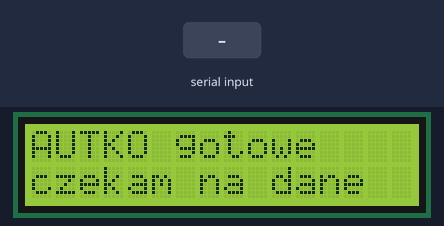
The sketch below on a simulated ESP32. Shown: 16×2 character LCD. Inputs (shaded band) come from the test bench. What the sketch prints to the serial monitor is not drawn.

Above: at 1.2 s.
1.3 s: "1\n" received over Serial
At 2.3 s:
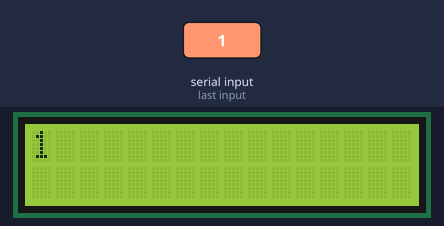
2.8 s: "0\n" received over Serial
At 3.4 s:
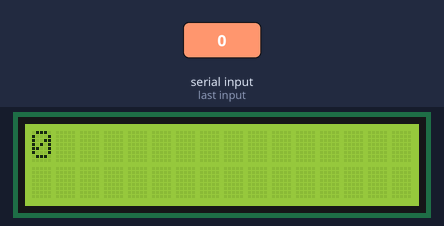
4.3 s: "2\n" received over Serial
At 4.6 s:
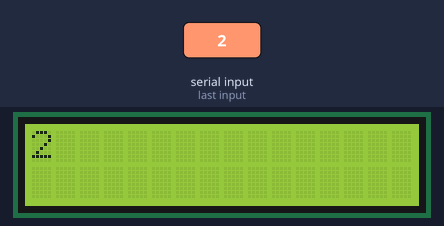
Timing chart, 0 to 7.3 s (numbered marks = the images above; inputs shaded):
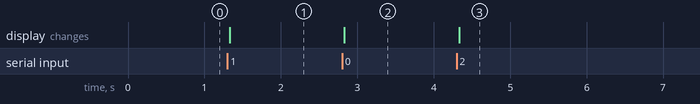

Measured:
- after the input at 1.3 s, the display: changes at once (image 1)
- after the input at 2.8 s, the display: changes at once (image 2)
- after the input at 4.3 s, the display: changes at once (image 3)

The sketch:

arduino-komunikacja.ino
```cpp
// Błażej Pawluk
// plik testowy komunikacji przez UART z ESP32-CAM, a następnie do strony internetowej z interfejsem użytkownika

// połączenie z ESP32-CAM (przez 2-kierunkowy konwerter poziomów):
// D0 (RX) - IO14
// D1 (TX) - IO13

// co 0,2s wysyła linię z danymi (iteracja przez zbiór 5 losowych zbiorów danych)
// otrzymane informacje wyświetlane tylko na LCD

// wysyłane dane:
//    D:<enL>,<enR>,<sonar>,<ax>,<ay>,<az>,<gx>,<gy>,<gz>
//    jednostki: enkodery: liczba impulsów, sonar: cm, akcelerometr: g, żyroskop: stopnie/s

// odbierane dane:
//    C:M,<L>,<R> - prędkości silników [-255,255] - ujemna to do tyłu)
//    C:S,<angle> - kąt serwa [45,135]
//    C:TRIG      - wysłanie sygnału TRIG z sonaru

#include <Wire.h>
#include <LiquidCrystal_I2C.h>

// konfiguracja UART
const unsigned long BAUD = 38400;
const unsigned long SEND_INTERVAL = 200; // 200ms

// konfiguracja LCD
const uint8_t LCD_ADDR = 0x27;
const uint8_t LCD_COLS = 16;
const uint8_t LCD_ROWS = 2;
LiquidCrystal_I2C lcd(LCD_ADDR, LCD_COLS, LCD_ROWS);

// dane
struct Data {
  int enL, enR;
  int sonar;
  float ax, ay, az;
  float gx, gy, gz;
};

const Data TEST_DATA[5] = { // dane testowe, które będą iterowane (wygenerowane)
  //  encL encR sonar    ax     ay     az      gx     gy     gz
  {      0,   0,  120,  0.00,  0.00,  1.00,   0.0,   0.0,   0.0 },  // stoi
  {     25,  25,   95,  0.12,  0.01,  0.99,   0.5,  -0.3,   0.1 },  // rusza
  {     60,  62,   60,  0.20, -0.02,  0.98,   1.2,   0.4,  -0.8 },  // jedzie prosto
  {     90,  70,   35,  0.05,  0.15,  1.02,   2.0,  -1.5,  12.5 },  // skręca
  {     90,  70,   15, -0.30,  0.00,  0.97,  -0.7,   3.1,   0.2 }   // hamuje przed przeszkodą
};
const uint8_t TEST_COUNT = 5;
uint8_t testIndex = 0;

// odbieranie danych
const uint8_t RX_BUF_SIZE = 64;
char rxBuf[RX_BUF_SIZE];
uint8_t rxLen;
char lastShown[RX_BUF_SIZE];

// wyswietlanie na LCD
void showOnLCD(const char* text) {
  // pomija zapis takiego samego tekstu
  if (strcmp(text, lastShown) == 0) return;

  // lastShown = text
  strncpy(lastShown, text, sizeof(lastShown) - 1);

  size_t len = strlen(text);
  for (uint8_t row = 0; row < LCD_ROWS; row++) {
    lcd.setCursor(0, row);
    for (uint8_t col = 0; col < LCD_COLS; col++) {
      size_t i = (size_t)row * LCD_COLS + col;
      lcd.print(i < len ? text[i] : ' '); // dopisywanie spacji zamiast robienia lcd.clear(), aby usunąć efekt migania
    }
  }
}

// obsługa odebranej linii
void handleLine(const char* line) {
  // TODO: parsowanie poleceń i ich wykonywanie
  showOnLCD(line);
}

// odczytywanie danych z Seriala UART
void readSerial() {
  while (Serial.available() > 0) {
    char c = (char)Serial.read();
    if (c == '\r') continue;
    if (c == '\n') {
      rxBuf[rxLen] = '\0';
      if (rxLen > 0) handleLine(rxBuf);
      rxLen = 0;
    } else if (rxLen < RX_BUF_SIZE - 1) {
      rxBuf[rxLen++] = c;
    }
  }
}

// zbieranie danych i wysyłanie przez Serial UART
void sendData() {
  Data d;

  // TODO: zbieranie danych z sensorów

  // dane testowe
  d = TEST_DATA[testIndex];
  testIndex = (testIndex + 1) % TEST_COUNT;

  // wysyłanie danych
  Serial.print(F("D:"));
  Serial.print(d.enL);  Serial.print(',');
  Serial.print(d.enR);  Serial.print(',');
  Serial.print(d.sonar); Serial.print(',');
  Serial.print(d.ax, 2); Serial.print(',');
  Serial.print(d.ay, 2); Serial.print(',');
  Serial.print(d.az, 2); Serial.print(',');
  Serial.print(d.gx, 2); Serial.print(',');
  Serial.print(d.gy, 2); Serial.print(',');
  Serial.println(d.gz, 2);
}

// czas ostatniego wysłanego zestawu danych
unsigned long lastSend = 0;
void setup() {
  Serial.begin(BAUD);

  lcd.init();
  Wire.setClock(400000);
  lcd.backlight();
  lcd.setCursor(0, 0);
  lcd.print("AUTKO gotowe");
  lcd.setCursor(0, 1);
  lcd.print("czekam na dane");

  lastSend = millis();
}

void loop() {
  readSerial();

  if (millis() - lastSend >= SEND_INTERVAL) {
    lastSend = millis();
    sendData();
  }
}
```
